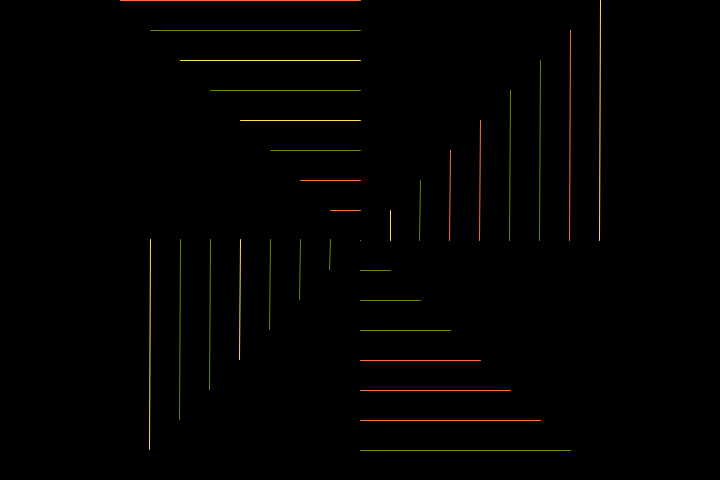
Frame 1 (no input)
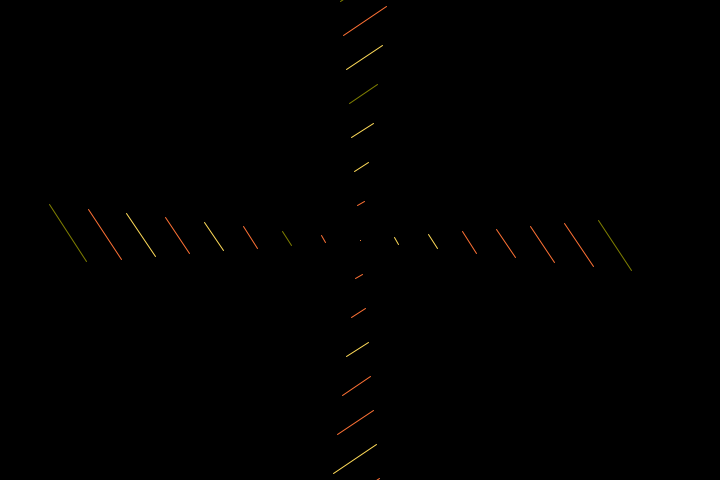
Frame 60 (the mouse pressed at the canvas centre just before this capture)
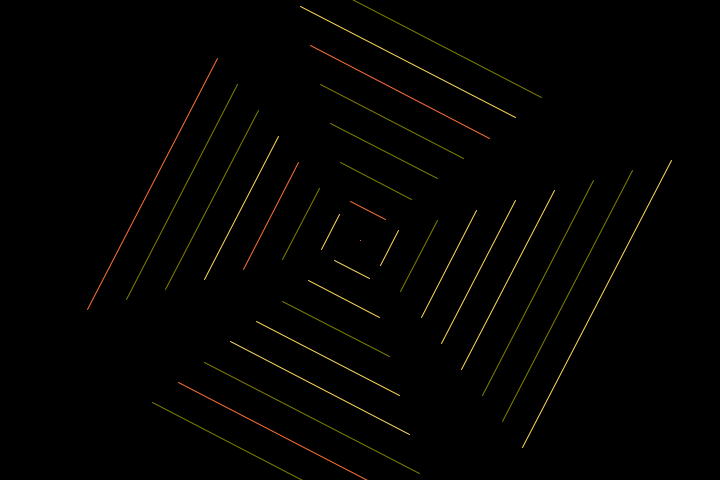
Frame 120 (the mouse held since frame 60 and released just before this capture)

The Processing sketch that drew these frames (run headless with seeded random() and noise(); from frame 60 on, the mouse is pressed at the canvas centre):

// Processing sketch: pat1
// ── pat1.pde
float angleLines = 0;
float speedLines = 0.07;

void setup() {
  size(720, 480);
  background(0);
  stroke(255);
}

void draw() {
  background(0);
  translate(width/2, height/2);
  rotate(angleLines);
  
  // Draw moving lines with randomized colors
  for (float y = -height/2; y < height/2; y += 30) {
    float x1 = sin(angleLines) * y;
    float x2 = cos(angleLines) * y;
    
    // Generate a random index to choose a color
    int colorIndex = int(random(3));
    
    // Assign colors based on the random index
    if (colorIndex == 0) {
      stroke(128, 128, 0); // Yellowish color
    } else if (colorIndex == 1) {
      stroke(255, 113, 52); // Orange color
    } else {
      stroke(255, 219, 88); // Light yellow color
    }
    
    line(x1, y, x2, y);
  }
  
  // Draw second set of rotating lines with randomized colors
  rotate(HALF_PI);
  for (float y = -height/2; y < height/2; y += 30) {
    float x1 = sin(angleLines) * y;
    float x2 = cos(angleLines) * y;
    
    // Generate a random index to choose a color
    int colorIndex = int(random(3));
    
    // Assign colors based on the random index
    if (colorIndex == 0) {
      stroke(128, 128, 0); // Yellowish color
    } else if (colorIndex == 1) {
      stroke(255, 113, 52); // Orange color
    } else {
      stroke(255, 219, 88); // Light yellow color
    }
    
    line(x1, y, x2, y);
  }
  
  angleLines += speedLines;
}
